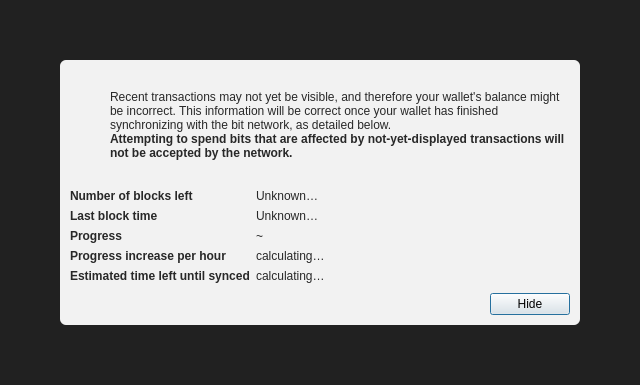
<?xml version="1.0" encoding="UTF-8"?>
<ui version="4.0">
 <class>ModalOverlay</class>
 <widget class="QWidget" name="ModalOverlay">
  <property name="geometry">
   <rect>
    <x>0</x>
    <y>0</y>
    <width>640</width>
    <height>385</height>
   </rect>
  </property>
  <property name="windowTitle">
   <string>Form</string>
  </property>
  <layout class="QVBoxLayout" name="verticalLayout" stretch="0">
   <property name="sizeConstraint">
    <enum>QLayout::SetDefaultConstraint</enum>
   </property>
   <property name="leftMargin">
    <number>0</number>
   </property>
   <property name="topMargin">
    <number>0</number>
   </property>
   <property name="rightMargin">
    <number>0</number>
   </property>
   <property name="bottomMargin">
    <number>0</number>
   </property>
   <item>
    <widget class="QWidget" name="bgWidget" native="true">
     <property name="styleSheet">
      <string notr="true">#bgWidget { background: rgba(0,0,0,220); }</string>
     </property>
     <layout class="QVBoxLayout" name="verticalLayoutMain" stretch="1">
      <property name="leftMargin">
       <number>60</number>
      </property>
      <property name="topMargin">
       <number>60</number>
      </property>
      <property name="rightMargin">
       <number>60</number>
      </property>
      <property name="bottomMargin">
       <number>60</number>
      </property>
      <item>
       <widget class="QWidget" name="contentWidget" native="true">
        <property name="styleSheet">
         <string notr="true">#contentWidget { background: rgba(255,255,255,240); border-radius: 6px; }

QLabel { color: rgb(40,40,40);  }</string>
        </property>
        <layout class="QVBoxLayout" name="verticalLayoutSub" stretch="1,0,0,0">
         <property name="spacing">
          <number>0</number>
         </property>
         <property name="leftMargin">
          <number>10</number>
         </property>
         <property name="topMargin">
          <number>10</number>
         </property>
         <property name="rightMargin">
          <number>10</number>
         </property>
         <property name="bottomMargin">
          <number>10</number>
         </property>
         <item>
          <layout class="QHBoxLayout" name="horizontalLayoutIconText" stretch="0,1">
           <property name="topMargin">
            <number>20</number>
           </property>
           <item>
            <layout class="QVBoxLayout" name="verticalLayoutIcon">
             <property name="leftMargin">
              <number>0</number>
             </property>
             <item>
              <widget class="QPushButton" name="warningIcon">
               <property name="enabled">
                <bool>false</bool>
               </property>
               <property name="text">
                <string/>
               </property>
               <property name="icon">
                <iconset>
                 <normaloff>:/icons/warning</normaloff>
                 <disabledoff>:/icons/warning</disabledoff>:/icons/warning</iconset>
               </property>
               <property name="iconSize">
                <size>
                 <width>48</width>
                 <height>48</height>
                </size>
               </property>
               <property name="flat">
                <bool>true</bool>
               </property>
              </widget>
             </item>
             <item>
              <spacer name="verticalSpacerWarningIcon">
               <property name="orientation">
                <enum>Qt::Vertical</enum>
               </property>
               <property name="sizeHint" stdset="0">
                <size>
                 <width>20</width>
                 <height>40</height>
                </size>
               </property>
              </spacer>
             </item>
            </layout>
           </item>
           <item>
            <layout class="QVBoxLayout" name="verticalLayoutInfoText">
             <property name="leftMargin">
              <number>0</number>
             </property>
             <property name="topMargin">
              <number>0</number>
             </property>
             <item>
              <widget class="QLabel" name="infoText">
               <property name="text">
                <string>Recent transactions may not yet be visible, and therefore your wallet's balance might be incorrect. This information will be correct once your wallet has finished synchronizing with the bit network, as detailed below.</string>
               </property>
               <property name="textFormat">
                <enum>Qt::RichText</enum>
               </property>
               <property name="wordWrap">
                <bool>true</bool>
               </property>
              </widget>
             </item>
             <item>
              <widget class="QLabel" name="infoTextStrong">
               <property name="font">
                <font>
                 <weight>75</weight>
                 <bold>true</bold>
                </font>
               </property>
               <property name="text">
                <string>Attempting to spend bits that are affected by not-yet-displayed transactions will not be accepted by the network.</string>
               </property>
               <property name="textFormat">
                <enum>Qt::RichText</enum>
               </property>
               <property name="wordWrap">
                <bool>true</bool>
               </property>
              </widget>
             </item>
             <item>
              <spacer name="verticalSpacerInTextSpace">
               <property name="orientation">
                <enum>Qt::Vertical</enum>
               </property>
               <property name="sizeHint" stdset="0">
                <size>
                 <width>20</width>
                 <height>40</height>
                </size>
               </property>
              </spacer>
             </item>
            </layout>
           </item>
          </layout>
         </item>
         <item>
          <spacer name="verticalSpacerAfterText">
           <property name="orientation">
            <enum>Qt::Vertical</enum>
           </property>
           <property name="sizeHint" stdset="0">
            <size>
             <width>20</width>
             <height>40</height>
            </size>
           </property>
          </spacer>
         </item>
         <item>
          <layout class="QFormLayout" name="formLayout">
           <property name="fieldGrowthPolicy">
            <enum>QFormLayout::FieldsStayAtSizeHint</enum>
           </property>
           <property name="horizontalSpacing">
            <number>6</number>
           </property>
           <property name="verticalSpacing">
            <number>6</number>
           </property>
           <property name="topMargin">
            <number>10</number>
           </property>
           <item row="0" column="0">
            <widget class="QLabel" name="labelNumberOfBlocksLeft">
             <property name="font">
              <font>
               <weight>75</weight>
               <bold>true</bold>
              </font>
             </property>
             <property name="text">
              <string>Number of blocks left</string>
             </property>
            </widget>
           </item>
           <item row="0" column="1">
            <widget class="QLabel" name="numberOfBlocksLeft">
             <property name="text">
              <string>Unknown…</string>
             </property>
            </widget>
           </item>
           <item row="1" column="0">
            <widget class="QLabel" name="labelLastBlockTime">
             <property name="font">
              <font>
               <weight>75</weight>
               <bold>true</bold>
              </font>
             </property>
             <property name="text">
              <string>Last block time</string>
             </property>
            </widget>
           </item>
           <item row="1" column="1">
            <widget class="QLabel" name="newestBlockDate">
             <property name="sizePolicy">
              <sizepolicy hsizetype="Maximum" vsizetype="Preferred">
               <horstretch>0</horstretch>
               <verstretch>0</verstretch>
              </sizepolicy>
             </property>
             <property name="text">
              <string>Unknown…</string>
             </property>
            </widget>
           </item>
           <item row="2" column="0">
            <widget class="QLabel" name="labelSyncDone">
             <property name="font">
              <font>
               <weight>75</weight>
               <bold>true</bold>
              </font>
             </property>
             <property name="text">
              <string>Progress</string>
             </property>
            </widget>
           </item>
           <item row="2" column="1">
            <layout class="QHBoxLayout" name="horizontalLayoutSync" stretch="0,1">
             <item>
              <widget class="QLabel" name="percentageProgress">
               <property name="text">
                <string notr="true">~</string>
               </property>
              </widget>
             </item>
            </layout>
           </item>
           <item row="4" column="0">
            <widget class="QLabel" name="labelProgressIncrease">
             <property name="font">
              <font>
               <weight>75</weight>
               <bold>true</bold>
              </font>
             </property>
             <property name="text">
              <string>Progress increase per hour</string>
             </property>
            </widget>
           </item>
           <item row="4" column="1">
            <widget class="QLabel" name="progressIncreasePerH">
             <property name="text">
              <string>calculating…</string>
             </property>
            </widget>
           </item>
           <item row="5" column="0">
            <widget class="QLabel" name="labelEstimatedTimeLeft">
             <property name="font">
              <font>
               <weight>75</weight>
               <bold>true</bold>
              </font>
             </property>
             <property name="text">
              <string>Estimated time left until synced</string>
             </property>
            </widget>
           </item>
           <item row="5" column="1">
            <widget class="QLabel" name="expectedTimeLeft">
             <property name="text">
              <string>calculating…</string>
             </property>
            </widget>
           </item>
          </layout>
         </item>
         <item>
          <layout class="QHBoxLayout" name="horizontalLayoutButtons">
           <property name="leftMargin">
            <number>10</number>
           </property>
           <property name="topMargin">
            <number>10</number>
           </property>
           <item>
            <spacer name="horizontalSpacer">
             <property name="orientation">
              <enum>Qt::Horizontal</enum>
             </property>
             <property name="sizeHint" stdset="0">
              <size>
               <width>40</width>
               <height>20</height>
              </size>
             </property>
            </spacer>
           </item>
           <item>
            <widget class="QPushButton" name="closeButton">
             <property name="text">
              <string>Hide</string>
             </property>
             <property name="shortcut">
              <string>Esc</string>
             </property>
             <property name="focusPolicy">
              <enum>Qt::StrongFocus</enum>
             </property>
             <property name="default">
              <bool>true</bool>
             </property>
            </widget>
           </item>
          </layout>
         </item>
        </layout>
       </widget>
      </item>
     </layout>
    </widget>
   </item>
  </layout>
 </widget>
 <resources/>
 <connections/>
</ui>
